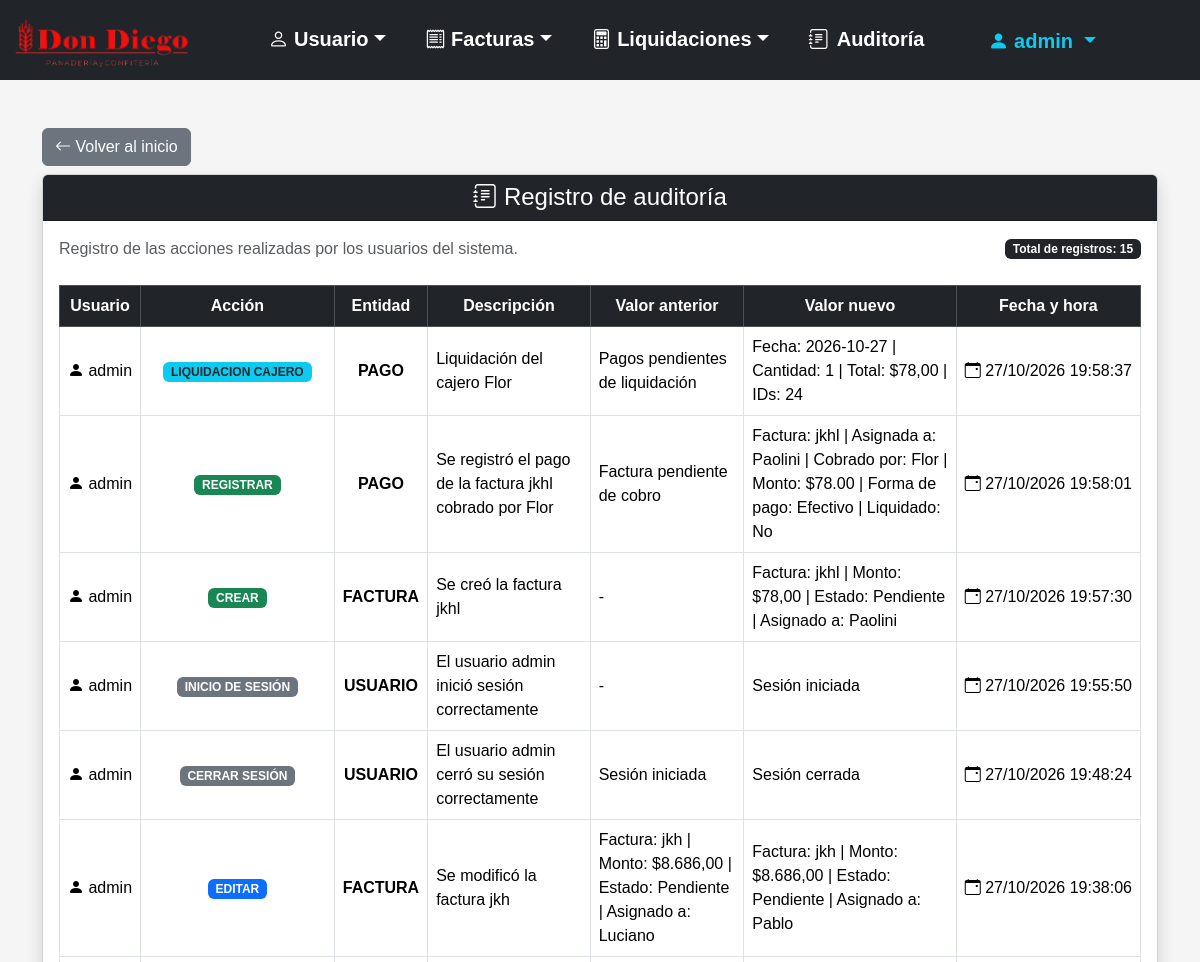
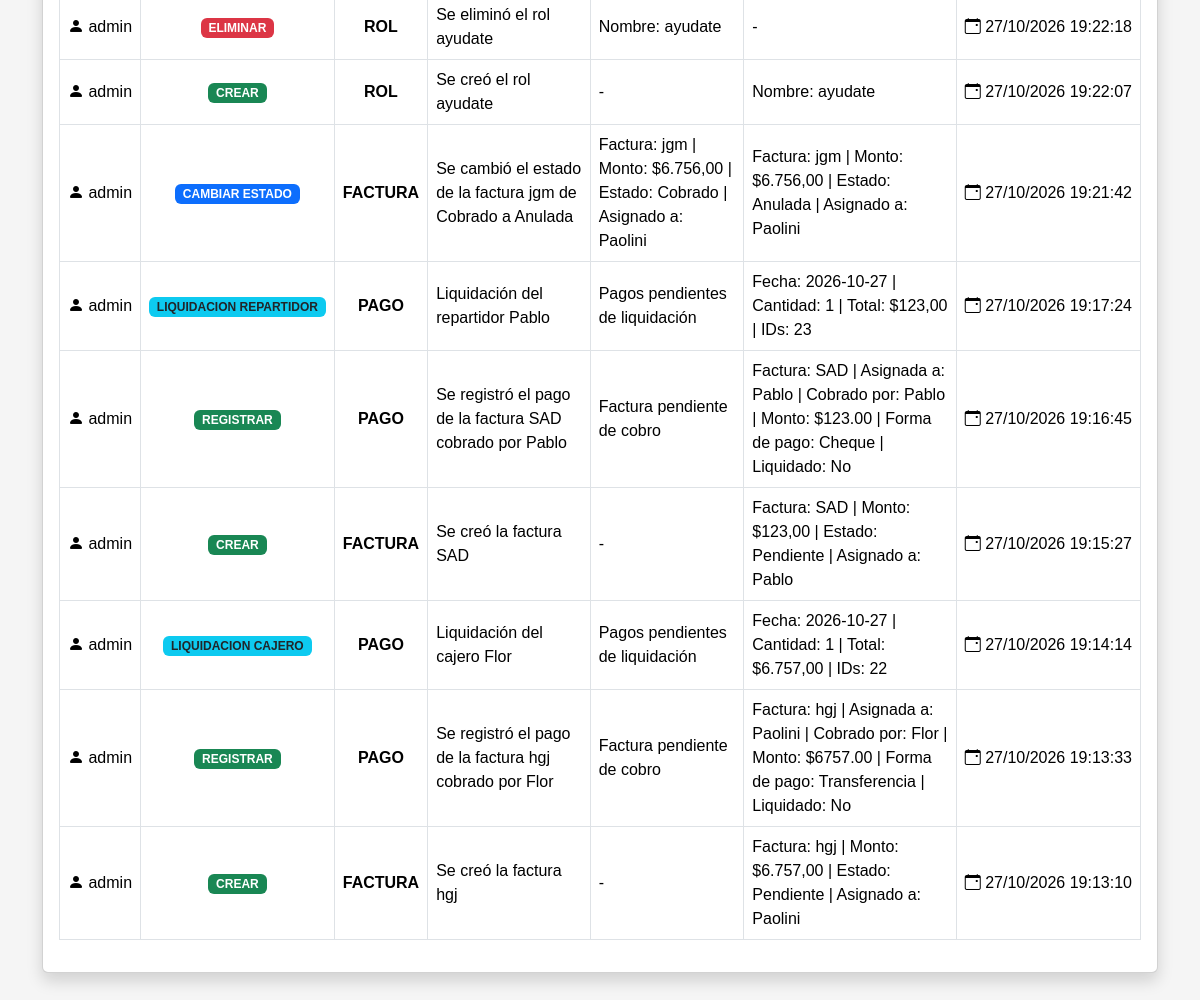
The page /Panaderia-v2/auditoria.php (signed in) on the database its author committed (2 pictures, top to bottom).
### tables this page shows
CREATE TABLE `usuario` (
  `id` smallint(5) UNSIGNED NOT NULL,
  `usuario` varchar(32) NOT NULL,
  `contrasenia` varchar(255) NOT NULL,
  `activo` tinyint(1) NOT NULL DEFAULT 1,
  `id_ROL` tinyint(3) UNSIGNED NOT NULL
);

CREATE TABLE `auditoria` (
  `id` int(10) UNSIGNED NOT NULL,
  `id_usuario` smallint(5) UNSIGNED NOT NULL,
  `accion` varchar(30) NOT NULL,
  `entidad` varchar(30) NOT NULL,
  `id_entidad` int(10) UNSIGNED DEFAULT NULL,
  `descripcion` varchar(255) DEFAULT NULL,
  `valor_anterior` text DEFAULT NULL,
  `valor_nuevo` text DEFAULT NULL,
  `fecha_hora` datetime NOT NULL DEFAULT current_timestamp()
);

### Panaderia-v2/auditoria.php (the view, shortened to what this page needs)
<?php
require_once "conexion.php";
$sql = "SELECT a.id, u.usuario, a.accion, a.entidad, a.id_entidad, a.descripcion, a.valor_anterior, a.valor_nuevo, a.fecha_hora
        FROM auditoria a LEFT JOIN usuario u ON a.id_usuario = u.id
        ORDER BY a.fecha_hora DESC, a.id DESC";
$stmt = $conexion->prepare($sql);
$stmt->execute();
$registros = $stmt->fetchAll(PDO::FETCH_ASSOC);
?>
<!DOCTYPE html>
<html lang="es">
<head>
    <link rel="stylesheet" href="css/bootstrap-5.3.8/css/bootstrap.min.css">
    <link rel="stylesheet" href="imagenes/bootstrap-icons-1.13.1/bootstrap-icons.min.css">
    <link rel="stylesheet" href="css/estilo.css">
</head>
<body>
    <?php require_once "menu.php"; ?>
    <div class="container mt-5">
        <div class="mt-4 mb-2">
            <a href="index.php" class="btn btn-secondary"><i class="bi bi-arrow-left"></i> Volver al inicio</a>
        </div>
        <div class="card shadow mb-5">
            <div class="card-header bg-dark text-white text-center">
                <h4 class="mb-0"><i class="bi bi-journal-text"></i> Registro de auditoría</h4>
            </div>
            <div class="card-body">
                <div class="d-flex justify-content-between align-items-center flex-wrap gap-2 mb-4">
                    <p class="text-muted mb-0">Registro de las acciones realizadas por los usuarios del sistema.</p>
                    <span class="badge bg-dark">
                        Total de registros: <?= count($registros) ?>
                    </span>
                </div>
                <?php if (count($registros) > 0): ?>
                    <div class="table-responsive">
                        <table class="table table-bordered table-hover align-middle">
                            <thead class="table-dark text-center">
                                <tr>
                                    <th>Usuario</th>
                                    <th>Acción</th>
                                    <th>Entidad</th>
                                    <th>Descripción</th>
                                    <th>Valor anterior</th>
                                    <th>Valor nuevo</th>
                                    <th>Fecha y hora</th>
                                </tr>
                            </thead>
                            <tbody>
                                <?php foreach ($registros as $registro): ?>
                                    <?php
                                    $accion = mb_strtoupper(trim($registro["accion"]), "UTF-8");
                                    switch ($accion) {
                                        case "CREAR":
                                        case "AGREGAR":
                                        case "REGISTRAR":
                                        case "ACTIVAR":
                                            $claseAccion = "bg-success";
                                            break;
                                        case "EDITAR":
                                        case "CAMBIAR ESTADO":
                                        case "CAMBIAR CONTRASEÑA":
                                            $claseAccion = "bg-primary";
                                            break;
                                        case "ELIMINAR":
                                        case "DESACTIVAR":
                                        case "INICIO DE SESIÓN FALLIDO":
                                            $claseAccion = "bg-danger";
                                            break;
                                        case "LIQUIDACION REPARTIDOR":
                                         case "LIQUIDACION CAJERO":
                                            $claseAccion = "bg-info text-dark";
                                            break;
                                        case "INICIO DE SESIÓN":
                                        case "CERRAR SESIÓN":
                                            $claseAccion = "bg-secondary";
                                            break;
                                    }
                                    $fecha = new DateTime($registro["fecha_hora"]);
                                    ?>
                                    <tr>
                                        <td class="text-center text-nowrap">
                                            <i class="bi bi-person-fill"></i>
                                            <?= htmlspecialchars($registro["usuario"] ?? "Usuario no disponible") ?>
                                        </td>
                                        <td class="text-center text-nowrap">
                                            <span class="badge <?= $claseAccion ?>">
                                                <?= htmlspecialchars($registro["accion"]) ?>
                                            </span>
                                        </td>
                                        <td class="text-center fw-bold text-uppercase">
                                            <?= htmlspecialchars($registro["entidad"] ?? "-") ?>
                                        </td>
                                        <td>
                                            <?= !empty($registro["descripcion"])
                                                ? htmlspecialchars($registro["descripcion"])
                                                : "-" ?>
                                        </td>
                                        <td>
                                            <?= !empty($registro["valor_anterior"])
                                                ? htmlspecialchars($registro["valor_anterior"])
                                                : "-" ?>
                                        </td>
                                        <td>
                                            <?= !empty($registro["valor_nuevo"])
                                                ? htmlspecialchars($registro["valor_nuevo"])
                                                : "-" ?>
                                        </td>
                                        <td class="text-center text-nowrap">
                                            <i class="bi bi-calendar-event"></i>
                                            <?= htmlspecialchars($fecha->format("d/m/Y H:i:s")) ?>
                                        </td>
                                    </tr>
                                <?php endforeach; ?>
                            </tbody>
                        </table>
                    </div>
                <?php endif; ?>
            </div>
        </div>
    </div>
</body>
</html>

### Panaderia-v2/menu.php (shortened to what this page needs)
<?php
if (isset($_SESSION["id_usuario"])) {
    $sqlUsuario = "SELECT usuario FROM usuario WHERE id = ?";
    $stmtUsuario = $conexion->prepare($sqlUsuario);
    $stmtUsuario->execute([$_SESSION["id_usuario"]]);
    $usuarioLogueado = $stmtUsuario->fetch(PDO::FETCH_ASSOC);
}
?>
<nav class="navbar navbar-expand-lg navbar-dark bg-dark">
    <div class="container-fluid">
        <a class="navbar-brand flex-grow-1" href="https://www.dondiegouy.com/"><img src="imagenes/logo.png" alt="Panaderia" class="d-inline-block align-text-top logo-menu"></a>
        <div class="offcanvas offcanvas-end text-bg-dark" tabindex="-1" id="menuNavegacion" aria-labelledby="menuNavegacionLabel">
            <div class="offcanvas-body justify-content-center">
                <ul class="navbar-nav flex-grow-1 pe-3 gap-4 fs-5">
                    <li class="nav-item dropdown nav-underline">
                        <a class="nav-link dropdown-toggle fw-bold" href="#" role="button" data-bs-toggle="dropdown" aria-expanded="false"><i class="bi bi-person"></i> Usuario</a>
                    </li>
                    <li class="nav-item dropdown nav-underline">
                        <a class="nav-link dropdown-toggle fw-bold" href="#" role="button" data-bs-toggle="dropdown" aria-expanded="false"><i class="bi bi-receipt"></i> Facturas</a>
                    </li>
                    <li class="nav-item dropdown nav-underline">
                        <a class="nav-link dropdown-toggle fw-bold" href="#" role="button" data-bs-toggle="dropdown" aria-expanded="false"><i class="bi bi-calculator"></i> Liquidaciones</a>
                    </li>
                    <li class="nav-item nav-underline">
                        <a class="nav-link fw-bold d-inline-flex text-nowrap" href="auditoria.php"><i class="bi bi-journal-text me-2"></i> Auditoría</a>
                    </li>
                    <li class="nav-item dropdown mt-auto pe-3 fs-5 d-xxl-none">
                       <a class="nav-link dropdown-toggle fw-bold usuario-menu" href="#" role="button" data-bs-toggle="dropdown" aria-expanded="false">
                            <i class="bi bi-person-fill"></i>
                            <?= htmlspecialchars($usuarioLogueado["usuario"]) ?>
                        </a>
                    </li>
                </ul>
            </div>
        </div>
    </div>
</nav>

### Panaderia-v2/css/estilo.css (style rules this page uses)
body { font-family: Arial, sans-serif; background: #f5f5f5; margin: 0; padding: 0; width: 100%; max-width: 100%; overflow-x: hidden; }
.navbar .nav-link, .navbar .navbar-brand { color: white !important; }
.navbar .usuario-menu { color: #0dcaf0 !important; }
.navbar { width: 100%; max-width: 100%; margin: 0; padding-left: 0; padding-right: 0; }
.navbar .container-fluid { width: 100%; max-width: 100%; margin: 0; padding-left: 12px; padding-right: 12px; }
.logo-menu { width: 180px; height: 50px; object-fit: contain; }

### rows shown on the page
usuario: usuario "admin"
auditoria: id_usuario.usuario "admin", accion "LIQUIDACION CAJERO", entidad "PAGO", descripcion "Liquidación del cajero Flor", valor_anterior "Pagos pendientes de liquidación", valor_nuevo "Fecha: 2026-10-27 | Cantidad: 1 | Total: $78,00 | IDs: 24", fecha_hora "27/10/2026 19:58:37"
auditoria: id_usuario.usuario "admin", accion "REGISTRAR", entidad "PAGO", descripcion "Se registró el pago de la factura jkhl cobrado por Flor", valor_anterior "Factura pendiente de cobro", valor_nuevo "Factura: jkhl | Asignada a: Paolini | Cobrado por: Flor | Monto: $78.00 | Forma de pago: Efectivo | Liquidado: No", fecha_hora "27/10/2026 19:58:01"
auditoria: id_usuario.usuario "admin", accion "CREAR", entidad "FACTURA", descripcion "Se creó la factura jkhl", valor_nuevo "Factura: jkhl | Monto: $78,00 | Estado: Pendiente | Asignado a: Paolini", fecha_hora "27/10/2026 19:57:30"
auditoria: id_usuario.usuario "admin", accion "INICIO DE SESIÓN", entidad "USUARIO", descripcion "El usuario admin inició sesión correctamente", valor_anterior "-", valor_nuevo "Sesión iniciada", fecha_hora "27/10/2026 19:55:50"
auditoria: id_usuario.usuario "admin", accion "CERRAR SESIÓN", entidad "USUARIO", descripcion "El usuario admin cerró su sesión correctamente", valor_anterior "Sesión iniciada", valor_nuevo "Sesión cerrada", fecha_hora "27/10/2026 19:48:24"
auditoria: id_usuario.usuario "admin", accion "EDITAR", entidad "FACTURA", descripcion "Se modificó la factura jkh", valor_anterior "Factura: jkh | Monto: $8.686,00 | Estado: Pendiente | Asignado a: Luciano", valor_nuevo "Factura: jkh | Monto: $8.686,00 | Estado: Pendiente | Asignado a: Pablo", fecha_hora "27/10/2026 19:38:06"
auditoria: id_usuario.usuario "admin", accion "ELIMINAR", entidad "ROL", descripcion "Se eliminó el rol ayudate", valor_anterior "Nombre: ayudate", fecha_hora "27/10/2026 19:22:18"
auditoria: id_usuario.usuario "admin", accion "CREAR", entidad "ROL", descripcion "Se creó el rol ayudate", valor_nuevo "Nombre: ayudate", fecha_hora "27/10/2026 19:22:07"
auditoria: id_usuario.usuario "admin", accion "CAMBIAR ESTADO", entidad "FACTURA", descripcion "Se cambió el estado de la factura jgm de Cobrado a Anulada", valor_anterior "Factura: jgm | Monto: $6.756,00 | Estado: Cobrado | Asignado a: Paolini", valor_nuevo "Factura: jgm | Monto: $6.756,00 | Estado: Anulada | Asignado a: Paolini", fecha_hora "27/10/2026 19:21:42"
auditoria: id_usuario.usuario "admin", accion "LIQUIDACION REPARTIDOR", entidad "PAGO", descripcion "Liquidación del repartidor Pablo", valor_anterior "Pagos pendientes de liquidación", valor_nuevo "Fecha: 2026-10-27 | Cantidad: 1 | Total: $123,00 | IDs: 23", fecha_hora "27/10/2026 19:17:24"
auditoria: id_usuario.usuario "admin", accion "REGISTRAR", entidad "PAGO", descripcion "Se registró el pago de la factura SAD cobrado por Pablo", valor_anterior "Factura pendiente de cobro", valor_nuevo "Factura: SAD | Asignada a: Pablo | Cobrado por: Pablo | Monto: $123.00 | Forma de pago: Cheque | Liquidado: No", fecha_hora "27/10/2026 19:16:45"
auditoria: id_usuario.usuario "admin", accion "CREAR", entidad "FACTURA", descripcion "Se creó la factura SAD", valor_nuevo "Factura: SAD | Monto: $123,00 | Estado: Pendiente | Asignado a: Pablo", fecha_hora "27/10/2026 19:15:27"
auditoria: id_usuario.usuario "admin", accion "LIQUIDACION CAJERO", entidad "PAGO", descripcion "Liquidación del cajero Flor", valor_anterior "Pagos pendientes de liquidación", valor_nuevo "Fecha: 2026-10-27 | Cantidad: 1 | Total: $6.757,00 | IDs: 22", fecha_hora "27/10/2026 19:14:14"
auditoria: id_usuario.usuario "admin", accion "REGISTRAR", entidad "PAGO", descripcion "Se registró el pago de la factura hgj cobrado por Flor", valor_anterior "Factura pendiente de cobro", valor_nuevo "Factura: hgj | Asignada a: Paolini | Cobrado por: Flor | Monto: $6757.00 | Forma de pago: Transferencia | Liquidado: No", fecha_hora "27/10/2026 19:13:33"
auditoria: id_usuario.usuario "admin", accion "CREAR", entidad "FACTURA", descripcion "Se creó la factura hgj", valor_nuevo "Factura: hgj | Monto: $6.757,00 | Estado: Pendiente | Asignado a: Paolini", fecha_hora "27/10/2026 19:13:10"

### other values the page prints
count($registros) "15"
